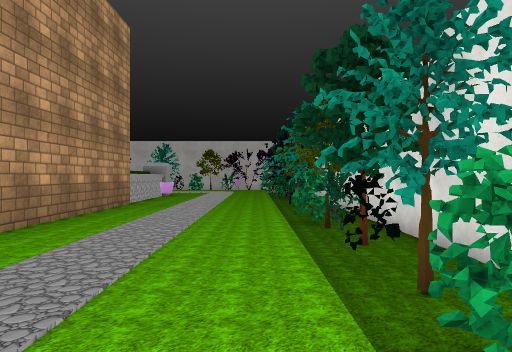
view 1 (above)

17 first-person views from a walk through a scene from a Unity 3-D project. The camera is 1.5 m above the floor, looks level and sees 70° across. Doors are open. The floor is counted in squares, 2 m on a side. Each view is taken from the middle of a square. On the plan, view 1 faces up. The plan holds only what a view shows up to about 11 squares ahead; the rest is blank. The place goes on beyond the plan. The player character is not drawn. Some animated figures are left out. Some surface patterns are stand-ins.

view 2
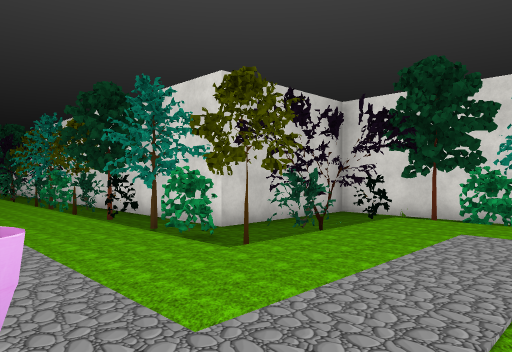

view 3
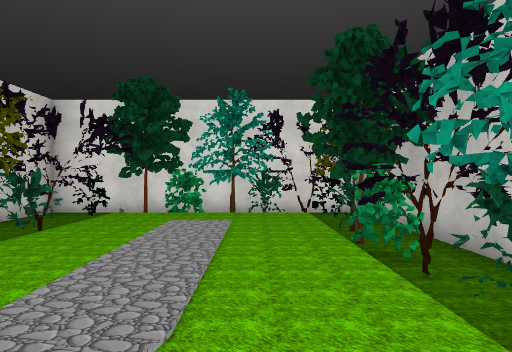

view 4
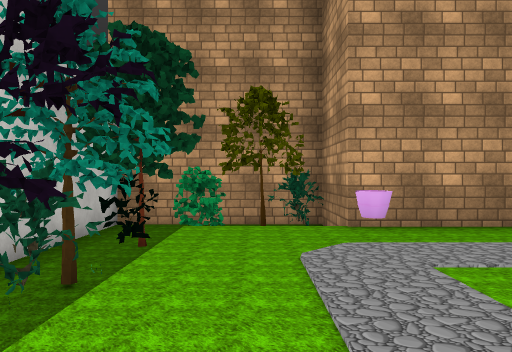

view 5
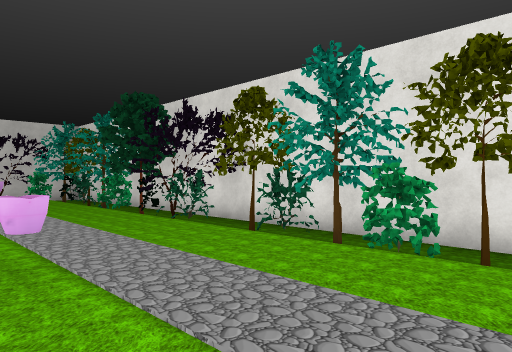

view 6
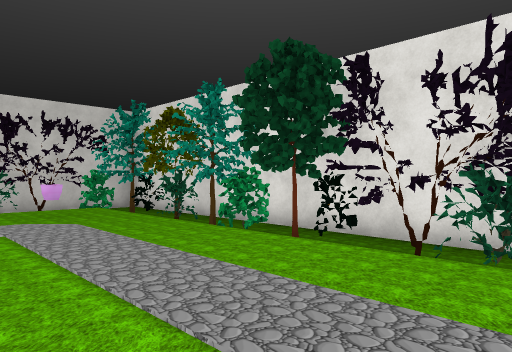

view 7
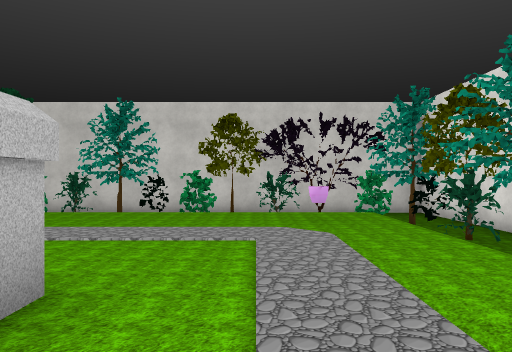

view 8
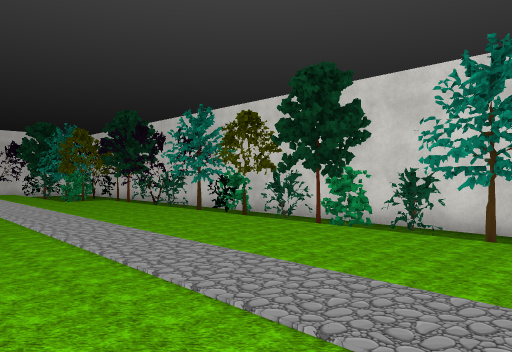

view 9
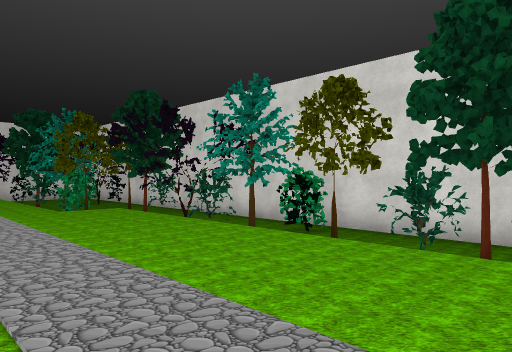

view 10
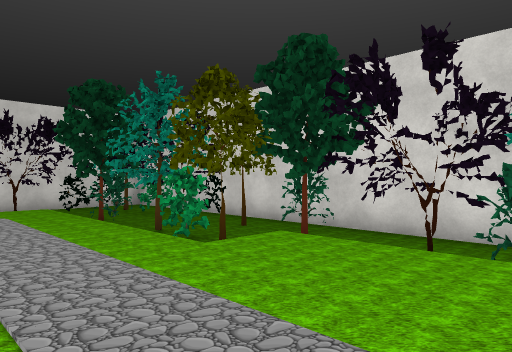

view 11
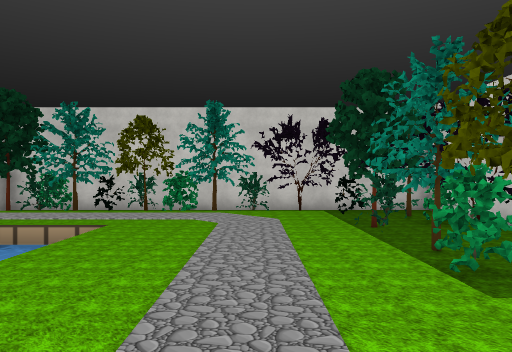

view 12
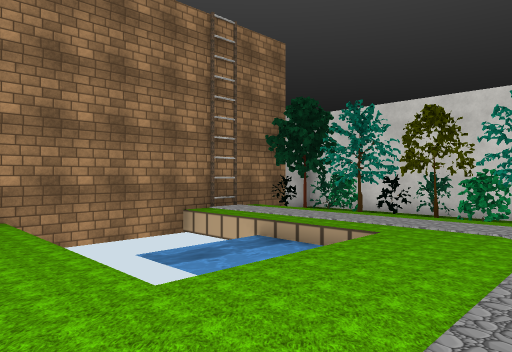

view 13
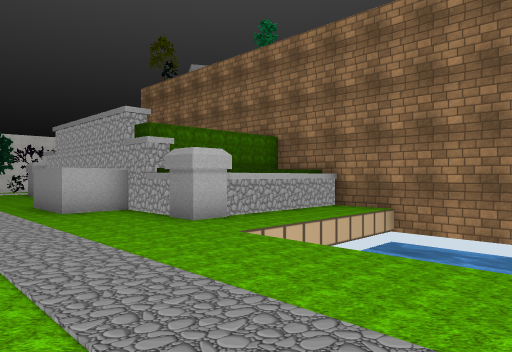

view 14
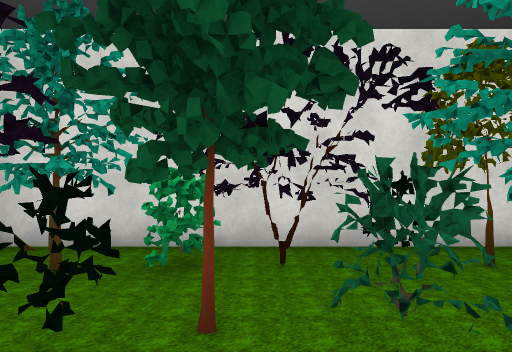

view 15
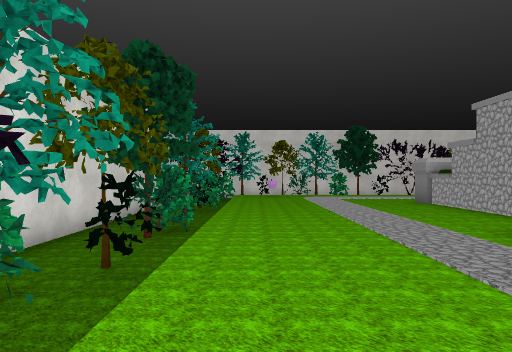

view 16
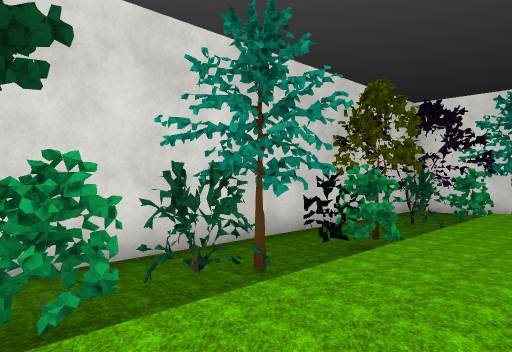

view 17
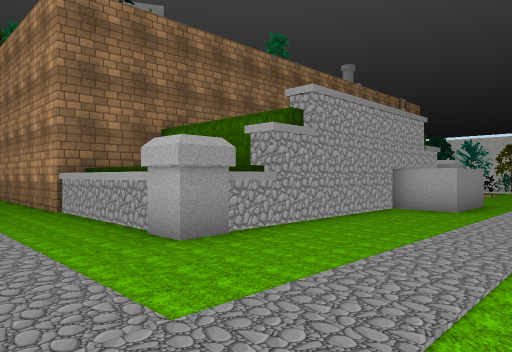

### Floor plan
Key: @ floor where view 1 was taken; # wall or solid block; x gap in a wall; . main floor; - floor 0.5 m lower than the main floor; / step, stairs or slope; D closed door; ≈ water the walk keeps out of; ^ raised ledge; T tree; O other object.
Columns run from 24 left of view 1 to 7 right of it. Each row starts with its distance up from view 1.
 23 #############
 22 #-------x---###############
 21 #-TOTTOTOTT-TOTOTOOTOTOTTO#
 20 #O-------//TO#OO/OOOOOO//T#
 19 #TTOTOTOT..............O.T#
 18 #TT/.....................T #
 17 # O/.....................O #
 16 # T/.....................TT#
 15 # O/.........##..........OT#
 14 #OT/..≈≈ .###########....OO#
 13 ##T/..≈≈ .##        ^....TT#
 12 #OO/..   .#         ^....T-#
 11 #OT/..   .#         ^....#-#
 10 # O#### ###         #....T-#
  9                     #.O..TT#
  8                     #....OO#
  7                     #....OT#
  6                     #....OO#
  5                     #....-T#
  4                      ....O-#
  3                       ...T-#####
  2                       ...O-----#
  1                     #....-TTT--#
  0                     #...@//OOO #
 -1                     #........T #
 -2                   #O .O......T #
 -3                   DOT.......TT #
 -4                   ##O/OTTTO..TT#
 -5                   ##-T TTTTOTT-#
 -6                    ####  #######

Where each view was taken, in squares from view 1:
view 1: 0 up, 0 right, facing up
view 2: 3 down, 2 left, facing up-right
view 3: 3 down, 3 left, facing right
view 4: 3 down, 2 right, facing left
view 5: 6 up, 3 left, facing up-right
view 6: 11 up, 3 left, facing up-right
view 7: 12 up, 2 left, facing up
view 8: 15 up, 4 left, facing up-left
view 9: 16 up, 7 left, facing up-left
view 10: 16 up, 12 left, facing up-left
view 11: 17 up, 13 left, facing left
view 12: 17 up, 14 left, facing down-left
view 13: 18 up, 19 left, facing down-right
view 14: 17 up, 20 left, facing up
view 15: 19 up, 14 left, facing right
view 16: 18 up, 8 left, facing up-right
view 17: 18 up, 1 left, facing down-left
